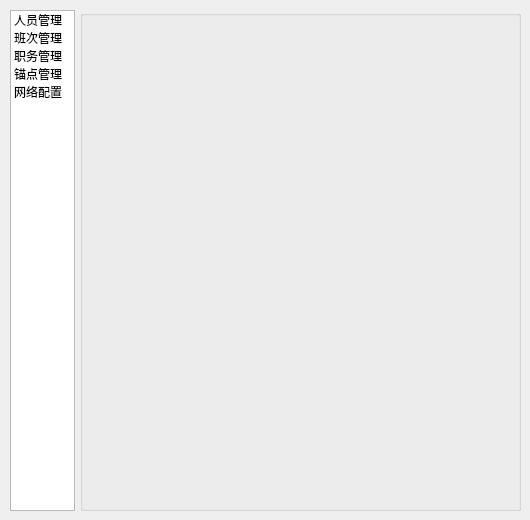
<?xml version="1.0" encoding="UTF-8"?>
<ui version="4.0">
 <class>Configuration</class>
 <widget class="QWidget" name="Configuration">
  <property name="geometry">
   <rect>
    <x>0</x>
    <y>0</y>
    <width>530</width>
    <height>520</height>
   </rect>
  </property>
  <property name="windowTitle">
   <string>配置中心</string>
  </property>
  <widget class="QListWidget" name="listWidget">
   <property name="geometry">
    <rect>
     <x>10</x>
     <y>10</y>
     <width>65</width>
     <height>501</height>
    </rect>
   </property>
   <item>
    <property name="text">
     <string>人员管理</string>
    </property>
   </item>
   <item>
    <property name="text">
     <string>班次管理</string>
    </property>
   </item>
   <item>
    <property name="text">
     <string>职务管理</string>
    </property>
   </item>
   <item>
    <property name="text">
     <string>锚点管理</string>
    </property>
   </item>
   <item>
    <property name="text">
     <string>网络配置</string>
    </property>
   </item>
  </widget>
  <widget class="QGroupBox" name="groupBox">
   <property name="geometry">
    <rect>
     <x>80</x>
     <y>10</y>
     <width>441</width>
     <height>501</height>
    </rect>
   </property>
   <property name="title">
    <string/>
   </property>
   <property name="alignment">
    <set>Qt::AlignHCenter|Qt::AlignTop</set>
   </property>
  </widget>
 </widget>
 <resources/>
 <connections/>
</ui>
